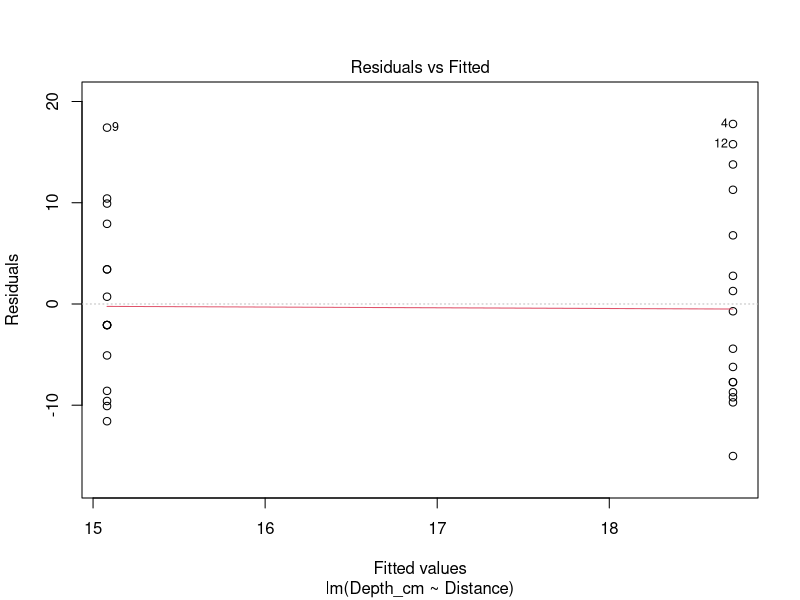
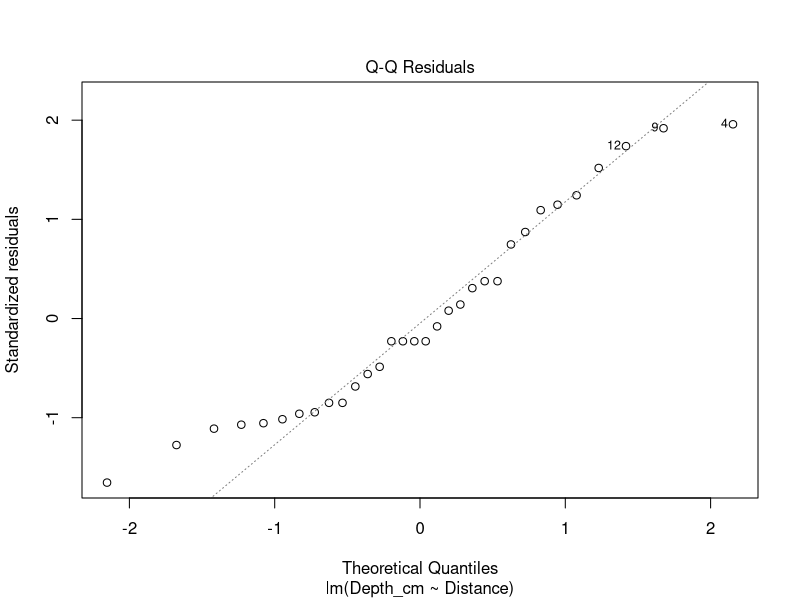
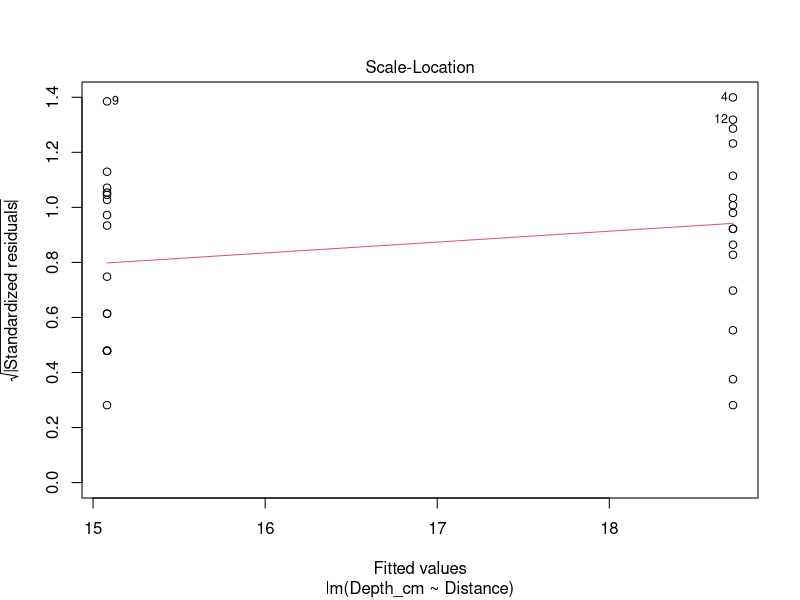
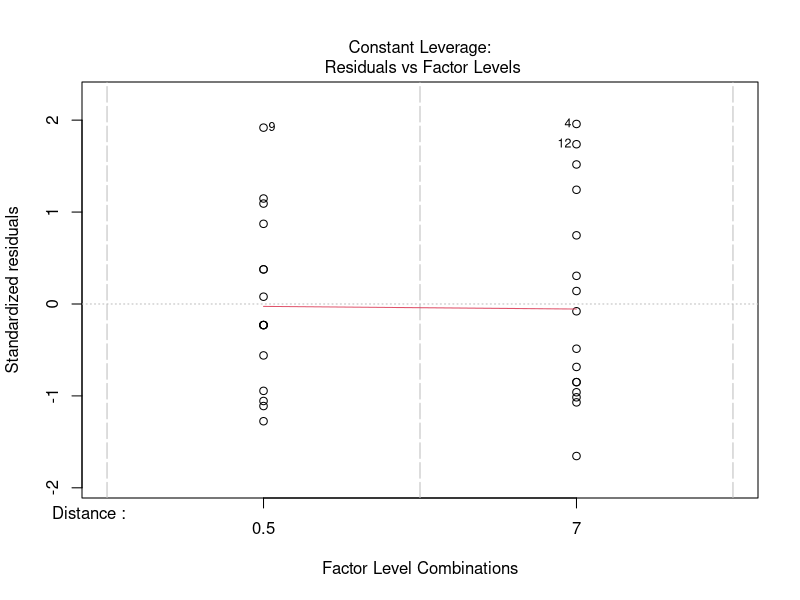
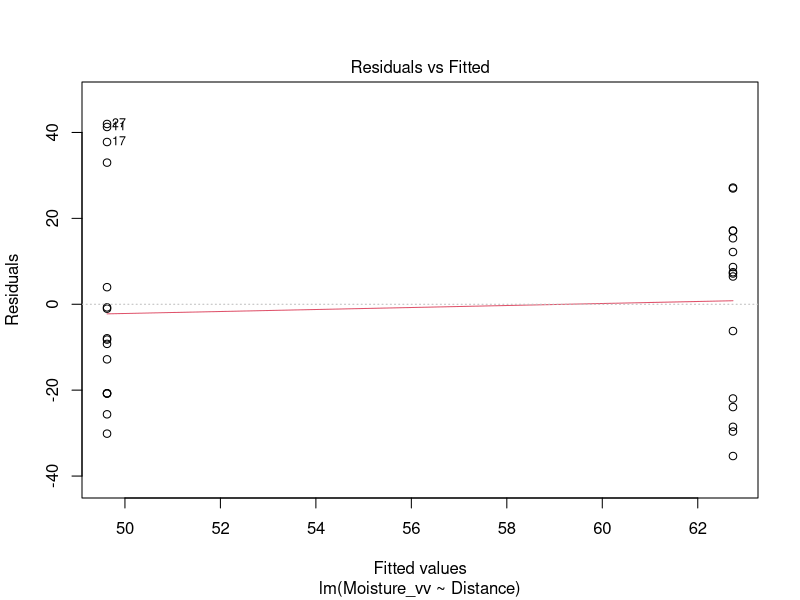
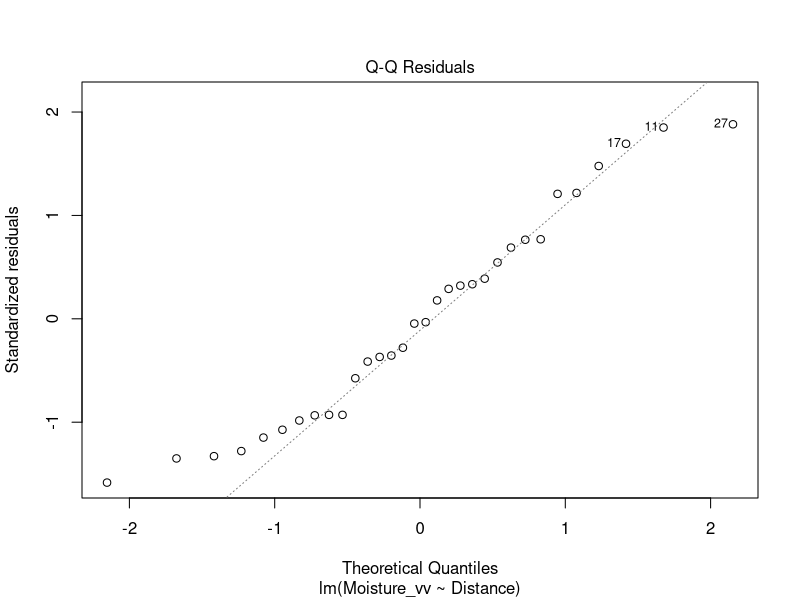
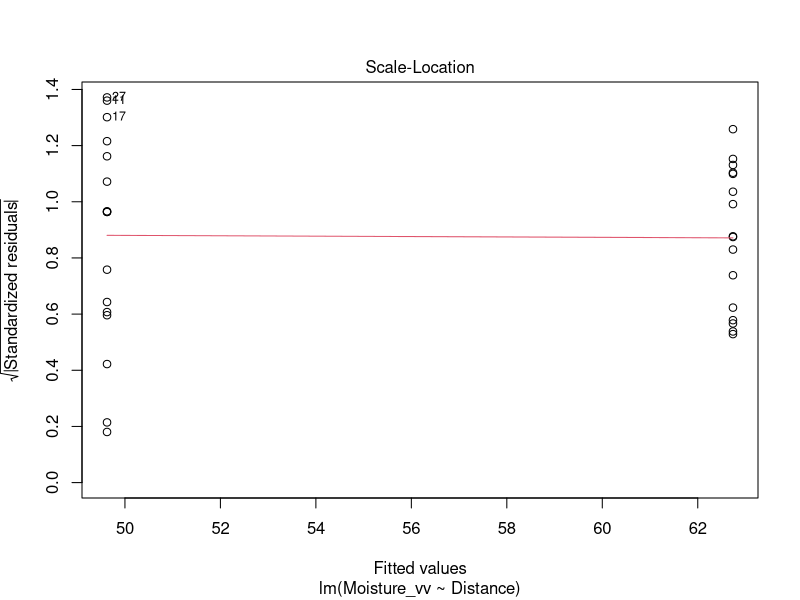
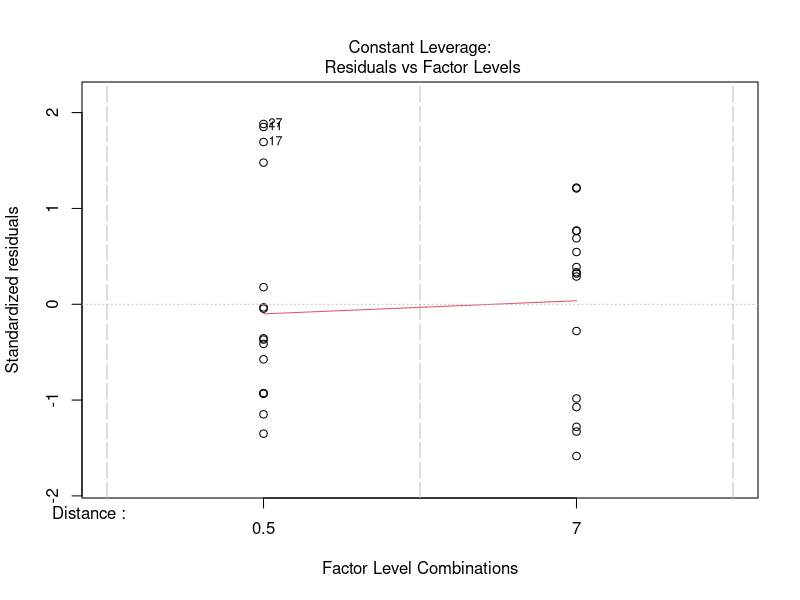

These charts were generated, in order, by the following R code:
# Date: 09/09/2025 (created, latest update 14/09/2025)
# Author: Mako Shibata (s2471259@ed.ac.uk)
# Objective: Data cleaning, ANOVA analysis, Visualisation of 1. Soil O horizon depth 2. Soil moisture (% v/v)
# across different distance from tree trunk. **BETULA (downy & silver)**

# Libraries ----
library(tidyr) #formatting
library(dplyr) #manipulation 
library(ggplot2) #visualisation
library(readr) #manipulation
library(ggpubr)

# Defining functions ----
theme.LPI <- function(){
  theme_bw()+
    theme(axis.text.x=element_text(size=12, angle=0, vjust=1, hjust=1), 
          axis.text.y=element_text(size=12), 
          axis.title.x=element_text(size=14, face="plain"), 
          axis.title.y=element_text(size=14, face="plain"), 
          panel.grid.major.x=element_blank(), 
          panel.grid.minor.x=element_blank(), 
          panel.grid.minor.y=element_blank(), 
          panel.grid.major.y=element_blank(), 
          plot.margin=unit(c(0.5, 0.5, 0.5, 0.5), units= , "cm"), 
          plot.title = element_text(size=20, vjust=1, hjust=0.5), 
          legend.text = element_text(size=12, face="italic"), 
          legend.title = element_blank(), 
          legend.position=c(0.9,0.9))
}


# Set the WD ----
setwd("/Users/Owner/Library/CloudStorage/OneDrive-UniversityofEdinburgh/#00_EM/Project_Soil Microclimate")

# Import data ----
soil_birch <- read.csv("soil_birch.csv")
str(soil_birch)
soil_birch$Distance <- as.factor(soil_birch$Distance)
str(soil_birch)
View(soil_birch)

# Linear model and ANOVA Depth vs. Distance----
depth_lm = lm(Depth_cm ~ Distance, data = soil_birch)
depth_anov = aov(depth_lm, data = soil_birch)
summary(depth_anov)

tapply(soil_birch$Depth_cm, soil_birch$Distance, mean, na.rm=TRUE)

plot(depth_lm) 
# Residuals vs. fitted: linearity met. 
# Q-Q plot generally follows the same line, residuals normally distributed. 
# Residuals variances are equal. 
# No significant outliers outside the Cook's distance. 


moisture_lm <- lm(Moisture_vv ~ Distance, data = soil_birch)
moisture_anov <- aov(moisture_lm)
summary(moisture_anov)

tapply(soil_birch$Moisture_vv, soil_birch$Distance, mean, na.rm=TRUE)

plot(moisture_lm)
# Linearity met.
# Q-Q plot generally follows the same line. 
# Residual variances are generally equal.
# No significant outliers outside the Cook's distance. 


# Barplot visualisation ----
#### Depth 
p1 <- ggbarplot(
  soil_birch, x = "Distance", y = "Depth_cm", 
  add = c("mean_se", "jitter"),
  fill = "#BF504D", 
  xlab = "Distance from tree trunk (m)",
  ylab = "O layer depth (cm) "
  
) + geom_text(
  aes(x = Distance, y = max(soil_birch$Depth_cm) + 1, label = "n = 16"),
  position = position_nudge(x = -0.1, y = -5),
  inherit.aes = FALSE,
  size = 4
)


print(p1)

#### calculating the standard error of depth. 
sd_depth_birch_0.5 = sd(soil_birch$Depth_cm[soil_birch$Distance == 0.5])
se_depth_birch_0.5 <- sd_depth_birch_0.5/sqrt(25)
print(se_depth_birch_0.5)
# 1.666361 cm for 0.5 m 

sd_depth_birch_7.0 = sd(soil_birch$Depth_cm[soil_birch$Distance == 7.0])
se_depth_birch_7.0 <- sd_depth_birch_7.0/sqrt(25)
print(se_depth_birch_7.0)
# 2.063437 cm for 7.0 m

# Soil moisture
p2 <- ggbarplot(
  soil_birch, x = "Distance", y = "Moisture_vv", 
  add = c("mean_se", "jitter"),
  fill = "skyblue", 
  xlab = "Distance from tree trunk (m)",
  ylab = "Soil moisture (% v/v) "
  
) + geom_text(
  aes(x = Distance, y = max(soil_birch$Depth_cm) + 1, label = "n = 16"),
  position = position_nudge(x = -0.2, y = 45),
  inherit.aes = FALSE,
  size = 4
)

print(p2)

# calculating standard errors for soil moisture.
sd_moisture_birch_0.5 = sd(soil_birch$Moisture_vv[soil_birch$Distance == 0.5])
se_moisture_birch_0.5 <- sd_moisture_birch_0.5/sqrt(25)
print(se_moisture_birch_0.5)
# 4.962292 %  for 0.5 m 

sd_moisture_birch_7.0 = sd(soil_birch$Moisture_vv[soil_birch$Distance == 7.0])
se_moisture_birch_7.0 <- sd_moisture_birch_7.0/sqrt(25)
print(se_moisture_birch_7.0)
#  4.224644 % for 7.0 m

combined_plot <- ggarrange(
  p1, p2,
  labels = c("a)", "b)"),
  ncol = 2, nrow = 1,
  common.legend = FALSE
)
print(combined_plot)

str(soil_birch)
# Linearity between O layer depth and Soil moisture
cor.test(soil_birch$Depth_cm, soil_birch$Moisture_vv, method = "spearman")

# Spearman correlation test: 
# p-value = 0.3927, rho = 0.1563878 
# Not significant relation between depth and soil moisture. 

# Visualisation
p3 <- ggscatter(soil_birch, 
                x = "Moisture_vv", 
                y = "Depth_cm", 
                combine=FALSE)

print(p3)
# No pattern, if anything, 2nd degree polynomial but that is not scientifically supported. 
